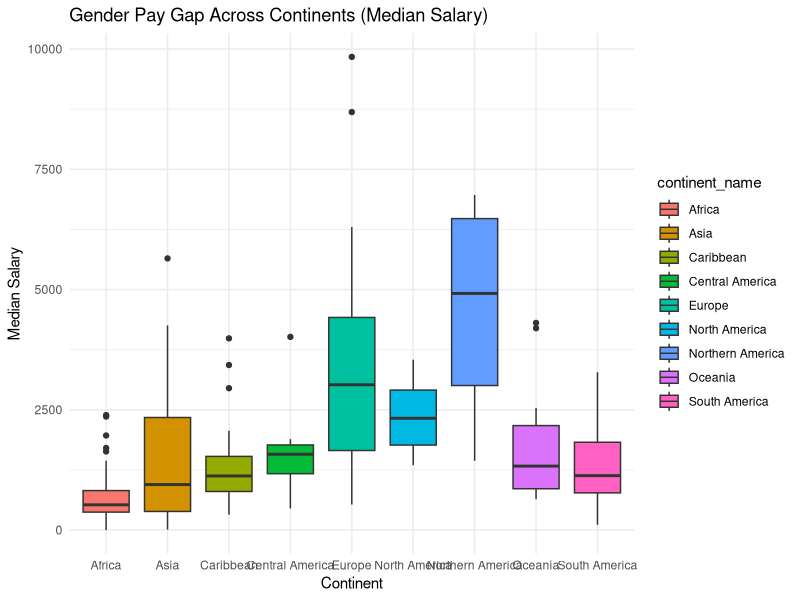
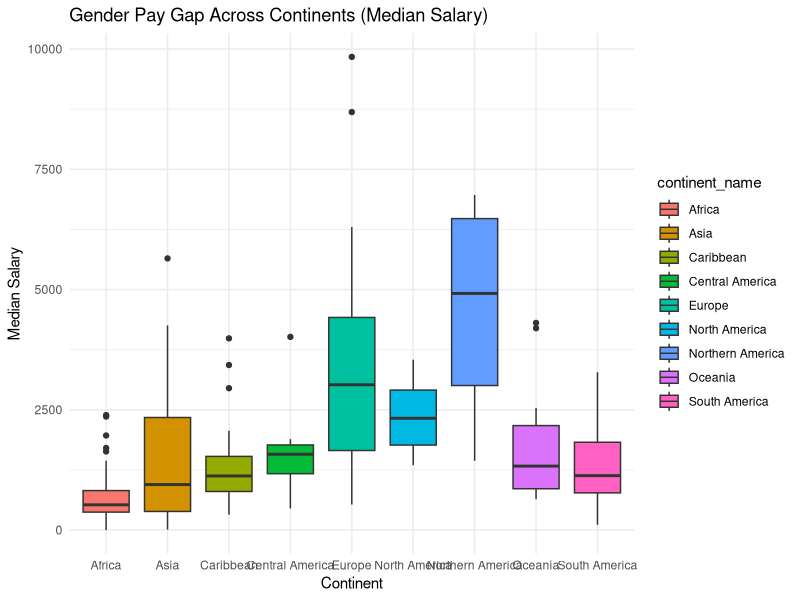

The R source for these figures, in order:
# Load necessary libraries
library(ggplot2)
library(dplyr)

# Load your dataset
salary_data <- read.csv("Datasets/salary_data.csv")

# Data Cleaning and Preparation

# Select relevant columns and remove rows with missing values
data_clean <- salary_data %>%
  select(continent_name, median_salary) %>%
  na.omit()

# Visualizations

# Create boxplots to visualize the gender pay gap across continents
# (using median_salary)
ggplot(data_clean, aes(x = continent_name, y = median_salary, fill = continent_name)) +
  geom_boxplot() +
  labs(title = "Gender Pay Gap Across Continents (Median Salary)",
       x = "Continent",
       y = "Median Salary") +
  theme_minimal()

# Statistical Analysis

# Since you're comparing median salaries between continents,
# consider using the Kruskal-Wallis test (non-parametric)
# as an alternative to ANOVA.

# Example: Kruskal-Wallis test for comparing median_salary between continents
kruskal.test(median_salary ~ continent_name, data = data_clean)

# If the Kruskal-Wallis test shows significant differences,
# perform post-hoc tests (e.g., Dunn's test) to determine which continents
# differ significantly from each other.

# Export Visualizations
ggsave("gender_pay_gap_across_continents.png", width = 8, height = 6)
